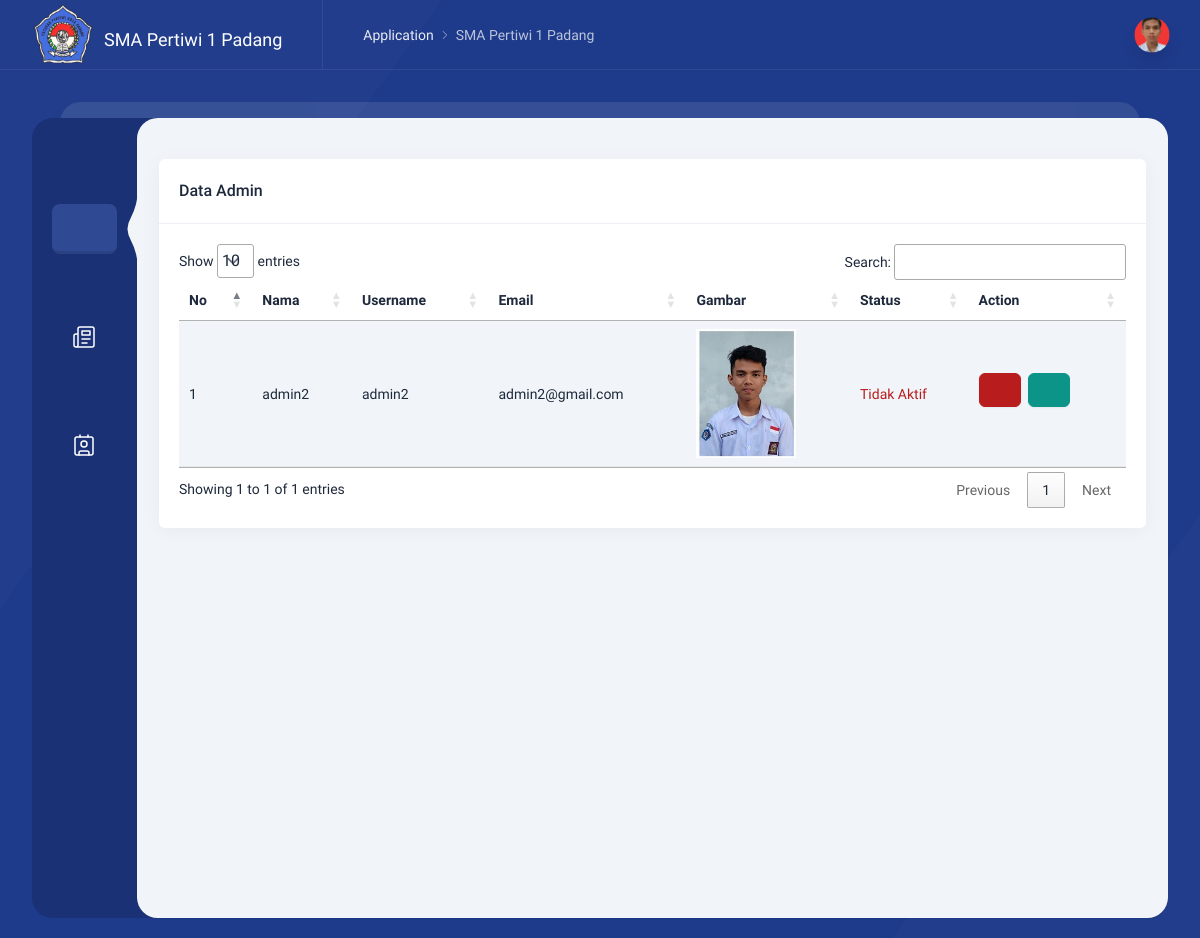
Page /admin/?page=admin/index (signed in) on the committed database.
### tables this page shows
CREATE TABLE `user` (
  `id_user` int(11) NOT NULL AUTO_INCREMENT,
  `username` varchar(100) NOT NULL,
  `email` varchar(100) NOT NULL,
  `password` varchar(255) NOT NULL,
  `nama_lengkap` varchar(100) NOT NULL,
  `foto` varchar(255) NOT NULL,
  `status` varchar(255) DEFAULT NULL,
  PRIMARY KEY (`id_user`)
);

### admin/index.php (called while the page is built, shortened)
<?php
include "layout/header.php";
include  "content.php";
include "layout/footer.php";

### admin/admin/index.php (the view, shortened to what this page needs)
<div class="content">
    <div class="grid grid-cols-12 gap-6 mt-5">
        <div class="intro-y col-span-12 lg:col-span-12">
            <div class="intro-y box mt-5">
                <div class="flex flex-col sm:flex-row items-center p-5 border-b border-slate-200/60">
                    <h2 class="font-medium text-base mr-auto">
                        Data Admin
                    </h2>
                </div>
                <div class="p-5" id="striped-rows-table">
                    <div class="preview">
                        <div class="overflow-x-auto">
                            <table id="datatable" class="table table-striped">
                                <thead>
                                    <tr>
                                        <th class="whitespace-nowrap">No</th>
                                        <th class="whitespace-nowrap">Nama</th>
                                        <th class="whitespace-nowrap">Username</th>
                                        <th class="whitespace-nowrap">Email</th>
                                        <th class="whitespace-nowrap">Gambar</th>
                                        <th class="whitespace-nowrap">Status</th>
                                        <th class="whitespace-nowrap">Action</th>
                                    </tr>
                                </thead>
                                <tbody>
                                    <?php
                                       $no = 1;
                                       $id_user = $_SESSION['id_user'];
                                       $query = mysqli_query($koneksi, "SELECT * FROM user WHERE id_user != $id_user ORDER BY id_user DESC");
                                       while ($data =  mysqli_fetch_array($query)) {
                                       ?>
                                        <tr>
                                            <td class="whitespace-nowrap"><?php echo $no++ ?></td>
                                            <td class="whitespace-nowrap"><?php echo $data['nama_lengkap'] ?></td>
                                            <td class="whitespace-nowrap"><?php echo $data['username'] ?></td>
                                            <td class="whitespace-nowrap"><?php echo $data['email'] ?></td>
                                            <td class="whitespace-nowrap" class="text-center"> <img width="100" src="../admin/uploads/<?php echo $data['foto'] ?>" alt=""></td>
                                            <td class="whitespace-nowrap">
                                                <?php if ($data['status'] == 'Tidak Aktif') { ?>
                                                    <div class="text-danger"> <?php echo $data['status'] ?></div>
                                                <?php } else { ?>
                                                    <div class="text-success"> <?php echo $data['status'] ?></div>
                                                <?php } ?>
                                            </td>
                                            <td class="whitespace-nowrap">
                                                <a data-tw-toggle="modal" data-tw-target="#delete-confirmation-modal-<?php echo $data['id_user']; ?>" class="btn btn-danger mr-1 mb-2">
                                                    <i data-lucide="trash" class="w-4 h-4"></i>
                                                </a>
                                                <?php if ($data['status'] == 'Tidak Aktif') { ?>
                                                    <a data-tw-toggle="modal" data-tw-target="#aktif-confirmation-modal-<?php echo $data['id_user']; ?>" class="btn btn-success mr-1 mb-2">
                                                        <i data-lucide="check-circle" class="w-4 h-4"></i>
                                                    </a>
                                                <?php } ?>
                                            </td>
                                        </tr>
                                    <?php } ?>
                                </tbody>
                            </table>
                        </div>
                    </div>
                </div>
            </div>
        </div>
    </div>
</div>

### rows in the picture
user: nama_lengkap "admin2", username "admin2", email "admin2@gmail.com", foto (picture), status "Tidak Aktif"
